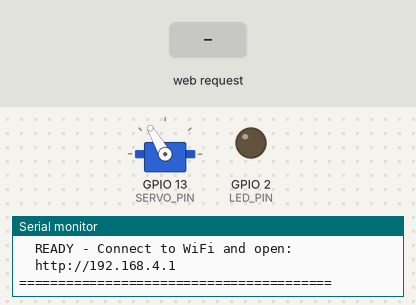
Bench run of a sketch on a simulated ESP32. On the bench: servo, output pins drawn as LEDs (lit = HIGH), the last lines printed to the serial monitor. The inputs (shaded band) are chosen by the test bench.

Above: at 3.3 s.
3.4 s: HTTP request GET /activate received
At 3.88 s:
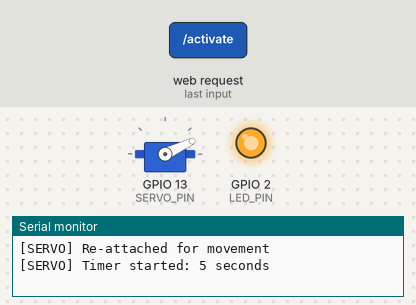
At 4.63 s:
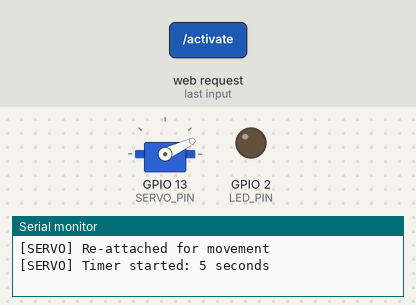
6.4 s: HTTP request GET / received
9.4 s: HTTP request GET /popup received
Timing chart, 0 to 12.4 s (numbered marks = the images above; inputs shaded):
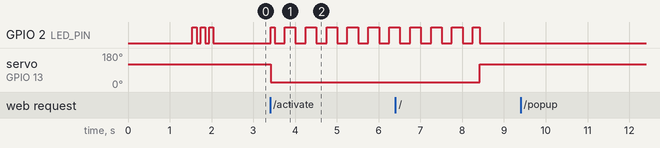

Measured:
- after the input at 3.4 s, GPIO 2 (LED_PIN): LOW → HIGH at once, then repeats every 0.50 s: LOW 0.24 s, HIGH 0.26 s; servo on GPIO 13 (SERVO_PIN): 120° → 25° at once

The sketch:

jetpack_controller.ino
```cpp
/*
 * Mandalorian Jetpack Controller v1.0
 *
 * ESP32 WiFi Access Point + HTTP Server for servo control
 * Controls water dispenser servo for dry ice fog effect
 *
 * WIRING:
 *   ESP32 GPIO 13 → Servo Signal (orange/yellow wire)
 *   External 5V   → Servo VCC (red wire)
 *   External GND  → Servo GND (brown/black wire)
 *   ESP32 GND     → External GND (common ground!)
 *
 * USAGE:
 *   1. Power on ESP32
 *   2. Connect phone/laptop to WiFi: "MandalorianJetpack"
 *   3. Password: "thiIsTheWay"
 *   4. Open browser: http://192.168.4.1
 *   5. Click ACTIVATE or use API endpoints
 *
 * API ENDPOINTS:
 *   GET /           - Test page with button
 *   GET /activate   - Trigger 5-second dispense
 *   GET /status     - Get current state as JSON
 *   GET /stop       - Emergency stop
 */

#include <WiFi.h>
#include <WebServer.h>
#include <ESP32Servo.h>

// ============== CONFIGURATION ==============
// WiFi Access Point settings
const char* AP_SSID = "MandalorianJetpack";
const char* AP_PASSWORD = "thisIsTheWay";  // Min 8 characters

// Servo settings
const int SERVO_PIN = 13;           // GPIO 13
const int SERVO_ON_POSITION = 25;  // Degrees - water flow
const int SERVO_OFF_POSITION = 120;   // Degrees - no water dispensing
const int DISPENSE_DURATION = 5000; // Milliseconds (5 seconds)

// LED settings (built-in LED for visual feedback)
const int LED_PIN = 2;  // Built-in LED on most ESP32 boards

// ============== GLOBAL OBJECTS ==============
WebServer server(80);
Servo dispenserServo;

// ============== STATE VARIABLES ==============
bool isDispensing = false;
unsigned long dispenseStartTime = 0;
int remainingSeconds = 0;

// ============== HTML TEST PAGE ==============
const char* HTML_PAGE = R"rawliteral(
<!DOCTYPE html>
<html>
<head>
    <meta charset="UTF-8">
    <meta name="viewport" content="width=device-width, initial-scale=1.0">
    <title>Jetpack Controller</title>
    <style>
        * { margin: 0; padding: 0; box-sizing: border-box; }
        body {
            font-family: 'Arial Black', sans-serif;
            background: linear-gradient(135deg, #1a1a2e 0%, #16213e 100%);
            min-height: 100vh;
            display: flex;
            flex-direction: column;
            align-items: center;
            justify-content: center;
            color: #fff;
            padding: 20px;
        }
        h1 {
            color: #ff6b35;
            text-shadow: 0 0 20px rgba(255, 107, 53, 0.5);
            margin-bottom: 10px;
            font-size: 28px;
        }
        .subtitle {
            color: #888;
            margin-bottom: 30px;
            font-size: 14px;
        }
        .status-box {
            background: rgba(255,255,255,0.1);
            border-radius: 15px;
            padding: 20px;
            margin-bottom: 30px;
            text-align: center;
            min-width: 280px;
        }
        .status-label { color: #888; font-size: 12px; }
        .status-value {
            font-size: 32px;
            font-weight: bold;
            margin: 10px 0;
        }
        .status-idle { color: #4ade80; }
        .status-active { color: #ff6b35; animation: pulse 1s infinite; }
        @keyframes pulse {
            0%, 100% { opacity: 1; }
            50% { opacity: 0.5; }
        }
        .countdown {
            font-size: 64px;
            color: #ff6b35;
            text-shadow: 0 0 30px rgba(255, 107, 53, 0.8);
        }
        .activate-btn {
            background: linear-gradient(145deg, #ff6b35, #e55a2b);
            border: none;
            border-radius: 50%;
            width: 150px;
            height: 150px;
            color: white;
            font-size: 18px;
            font-weight: bold;
            cursor: pointer;
            box-shadow: 0 10px 30px rgba(255, 107, 53, 0.4);
            transition: all 0.2s;
            text-transform: uppercase;
        }
        .activate-btn:hover:not(:disabled) {
            transform: scale(1.05);
            box-shadow: 0 15px 40px rgba(255, 107, 53, 0.6);
        }
        .activate-btn:active:not(:disabled) {
            transform: scale(0.95);
        }
        .activate-btn:disabled {
            background: linear-gradient(145deg, #666, #555);
            cursor: not-allowed;
            box-shadow: none;
        }
        .stop-btn {
            background: #dc2626;
            border: none;
            border-radius: 10px;
            padding: 15px 30px;
            color: white;
            font-size: 14px;
            font-weight: bold;
            cursor: pointer;
            margin-top: 20px;
        }
        .log {
            background: rgba(0,0,0,0.3);
            border-radius: 10px;
            padding: 15px;
            margin-top: 30px;
            font-family: monospace;
            font-size: 12px;
            color: #4ade80;
            max-width: 300px;
            max-height: 150px;
            overflow-y: auto;
        }
    </style>
</head>
<body>
    <h1>🚀 JETPACK CONTROL</h1>
    <p class="subtitle">Mandalorian Fog System v1.0</p>

    <div class="status-box">
        <div class="status-label">STATUS</div>
        <div id="status" class="status-value status-idle">READY</div>
        <div id="countdown" class="countdown" style="display:none;">5</div>
    </div>

    <button id="activateBtn" class="activate-btn" onclick="activate()">
        ACTIVATE<br>FOG
    </button>

    <button class="stop-btn" onclick="emergencyStop()">
        EMERGENCY STOP
    </button>

    <div id="log" class="log"></div>

    <script>
        let pollInterval = null;

        function log(msg) {
            const logEl = document.getElementById('log');
            const time = new Date().toLocaleTimeString();
            logEl.innerHTML = `[${time}] ${msg}<br>` + logEl.innerHTML;
        }

        function updateStatus(data) {
            const statusEl = document.getElementById('status');
            const countdownEl = document.getElementById('countdown');
            const btn = document.getElementById('activateBtn');

            if (data.state === 'active') {
                statusEl.textContent = 'DISPENSING';
                statusEl.className = 'status-value status-active';
                countdownEl.style.display = 'block';
                countdownEl.textContent = data.remaining;
                btn.disabled = true;
            } else {
                statusEl.textContent = 'READY';
                statusEl.className = 'status-value status-idle';
                countdownEl.style.display = 'none';
                btn.disabled = false;
            }
        }

        function pollStatus() {
            fetch('/status')
                .then(r => r.json())
                .then(data => {
                    updateStatus(data);
                    if (data.state === 'idle' && pollInterval) {
                        clearInterval(pollInterval);
                        pollInterval = null;
                        log('Dispense complete');
                    }
                })
                .catch(e => log('Error: ' + e));
        }

        function activate() {
            log('Activating servo...');
            fetch('/activate')
                .then(r => r.json())
                .then(data => {
                    log('Response: ' + data.status);
                    if (data.status === 'activating') {
                        pollInterval = setInterval(pollStatus, 500);
                    }
                    pollStatus();
                })
                .catch(e => log('Error: ' + e));
        }

        function emergencyStop() {
            log('EMERGENCY STOP');
            fetch('/stop')
                .then(r => r.json())
                .then(data => {
                    log('Stopped: ' + data.status);
                    pollStatus();
                })
                .catch(e => log('Error: ' + e));
        }

        // Initial status check
        pollStatus();
        log('Controller ready');
    </script>
</body>
</html>
)rawliteral";

// ============== SETUP ==============
void setup() {
    // Initialize Serial
    Serial.begin(115200);
    delay(1000);

    Serial.println();
    Serial.println("========================================");
    Serial.println("  MANDALORIAN JETPACK CONTROLLER v1.0");
    Serial.println("========================================");
    Serial.println();

    // Initialize LED
    pinMode(LED_PIN, OUTPUT);
    digitalWrite(LED_PIN, LOW);
    Serial.println("[LED] Initialized on GPIO " + String(LED_PIN));

    // Initialize Servo
    ESP32PWM::allocateTimer(0);
    ESP32PWM::allocateTimer(1);
    ESP32PWM::allocateTimer(2);
    ESP32PWM::allocateTimer(3);

    dispenserServo.setPeriodHertz(50);
    dispenserServo.attach(SERVO_PIN, 500, 2400);
    dispenserServo.write(SERVO_OFF_POSITION);
    delay(500);  // Wait for servo to reach position
    dispenserServo.detach();  // Detach to prevent hunting noise at idle
    Serial.println("[SERVO] Initialized on GPIO " + String(SERVO_PIN));
    Serial.println("[SERVO] OFF position: " + String(SERVO_OFF_POSITION) + " degrees");
    Serial.println("[SERVO] ON position: " + String(SERVO_ON_POSITION) + " degrees");
    Serial.println("[SERVO] Detached for silent idle");
    Serial.println();

    // Initialize WiFi Access Point
    Serial.println("[WIFI] Starting Access Point...");
    WiFi.mode(WIFI_AP);
    WiFi.softAP(AP_SSID, AP_PASSWORD);

    IPAddress IP = WiFi.softAPIP();
    Serial.println("[WIFI] Access Point started!");
    Serial.println("[WIFI] SSID: " + String(AP_SSID));
    Serial.println("[WIFI] Password: " + String(AP_PASSWORD));
    Serial.println("[WIFI] IP Address: " + IP.toString());
    Serial.println();

    // Setup HTTP endpoints
    server.on("/", HTTP_GET, handleRoot);
    server.on("/popup", HTTP_GET, handlePopup);  // Minimal popup for PWA
    server.on("/activate", HTTP_GET, handleActivate);
    server.on("/status", HTTP_GET, handleStatus);
    server.on("/stop", HTTP_GET, handleStop);
    server.onNotFound(handleNotFound);

    // Start server
    server.begin();
    Serial.println("[HTTP] Web server started on port 80");
    Serial.println();
    Serial.println("========================================");
    Serial.println("  READY - Connect to WiFi and open:");
    Serial.println("  http://" + IP.toString());
    Serial.println("========================================");
    Serial.println();

    // Blink LED to indicate ready
    for (int i = 0; i < 3; i++) {
        digitalWrite(LED_PIN, HIGH);
        delay(100);
        digitalWrite(LED_PIN, LOW);
        delay(100);
    }
}

// ============== MAIN LOOP ==============
void loop() {
    // Handle HTTP requests
    server.handleClient();

    // Check if dispense timer has expired
    if (isDispensing) {
        unsigned long elapsed = millis() - dispenseStartTime;
        remainingSeconds = (DISPENSE_DURATION - elapsed) / 1000 + 1;

        if (elapsed >= DISPENSE_DURATION) {
            stopDispensing();
        } else {
            // Blink LED while dispensing
            digitalWrite(LED_PIN, (millis() / 250) % 2);
        }
    }

    // Small delay to prevent watchdog issues
    delay(10);
}

// ============== HTTP HANDLERS ==============

void handleRoot() {
    Serial.println("[HTTP] GET / from " + server.client().remoteIP().toString());
    server.send(200, "text/html", HTML_PAGE);
}

// Minimal popup page for PWA integration
void handlePopup() {
    Serial.println("[HTTP] GET /popup from " + server.client().remoteIP().toString());

    String html = R"rawliteral(
<!DOCTYPE html>
<html>
<head>
    <meta charset="UTF-8">
    <meta name="viewport" content="width=device-width, initial-scale=1.0, user-scalable=no">
    <title>Jetpack</title>
    <style>
        * { margin: 0; padding: 0; box-sizing: border-box; }
        body {
            font-family: 'Arial Black', sans-serif;
            background: linear-gradient(135deg, #1a1a2e 0%, #0f0f1a 100%);
            min-height: 100vh;
            display: flex;
            flex-direction: column;
            align-items: center;
            justify-content: center;
            color: #fff;
            padding: 20px;
        }
        h1 {
            color: #ff6b35;
            font-size: 24px;
            margin-bottom: 20px;
            text-shadow: 0 0 15px rgba(255, 107, 53, 0.5);
        }
        .status {
            font-size: 18px;
            margin-bottom: 30px;
            color: #4ade80;
        }
        .status.active {
            color: #ff6b35;
            animation: pulse 0.5s infinite;
        }
        @keyframes pulse {
            0%, 100% { opacity: 1; }
            50% { opacity: 0.5; }
        }
        .countdown {
            font-size: 80px;
            color: #ff6b35;
            text-shadow: 0 0 30px rgba(255, 107, 53, 0.8);
            margin-bottom: 20px;
        }
        .btn {
            background: linear-gradient(145deg, #ff6b35, #e55a2b);
            border: none;
            border-radius: 20px;
            width: 200px;
            height: 80px;
            color: white;
            font-size: 22px;
            font-weight: bold;
            cursor: pointer;
            box-shadow: 0 8px 25px rgba(255, 107, 53, 0.5);
            text-transform: uppercase;
            transition: all 0.2s;
        }
        .btn:active {
            transform: scale(0.95);
            box-shadow: 0 4px 15px rgba(255, 107, 53, 0.3);
        }
        .btn:disabled {
            background: linear-gradient(145deg, #666, #444);
            box-shadow: none;
            cursor: not-allowed;
        }
        .btn.stop {
            background: linear-gradient(145deg, #dc2626, #b91c1c);
            box-shadow: 0 8px 25px rgba(220, 38, 38, 0.5);
            margin-top: 15px;
            height: 50px;
            font-size: 16px;
        }
        .close-hint {
            margin-top: 30px;
            color: #666;
            font-size: 12px;
        }
    </style>
</head>
<body>
    <h1>🚀 JETPACK</h1>
    <div id="status" class="status">READY</div>
    <div id="countdown" class="countdown" style="display:none;">5</div>
    <button id="activateBtn" class="btn" onclick="activate()">ACTIVATE</button>
    <button class="btn stop" onclick="goBack()">DONE</button>

    <script>
        let polling = null;

        function activate() {
            document.getElementById('activateBtn').disabled = true;
            document.getElementById('status').textContent = 'ACTIVATING...';

            fetch('/activate')
                .then(r => r.json())
                .then(data => {
                    if (data.status === 'activating' || data.status === 'already_active') {
                        startPolling();
                    }
                })
                .catch(e => {
                    document.getElementById('status').textContent = 'ERROR';
                    document.getElementById('activateBtn').disabled = false;
                });
        }

        function goBack() {
            // Close this tab/window and return to soundboard
            window.close();
            // Fallback if window.close() doesn't work (some browsers block it)
            history.back();
        }

        function startPolling() {
            polling = setInterval(checkStatus, 500);
            checkStatus();
        }

        function checkStatus() {
            fetch('/status')
                .then(r => r.json())
                .then(data => {
                    const statusEl = document.getElementById('status');
                    const countdownEl = document.getElementById('countdown');
                    const btn = document.getElementById('activateBtn');

                    if (data.state === 'active') {
                        statusEl.textContent = 'FOG ACTIVE!';
                        statusEl.className = 'status active';
                        countdownEl.style.display = 'block';
                        countdownEl.textContent = data.remaining;
                        btn.disabled = true;
                    } else {
                        statusEl.textContent = 'READY';
                        statusEl.className = 'status';
                        countdownEl.style.display = 'none';
                        btn.disabled = false;
                        if (polling) {
                            clearInterval(polling);
                            polling = null;
                        }
                    }
                });
        }

        // Initial status check
        checkStatus();
    </script>
</body>
</html>
)rawliteral";

    server.send(200, "text/html", html);
}

void handleActivate() {
    Serial.println("[HTTP] GET /activate from " + server.client().remoteIP().toString());

    // Add CORS headers for cross-origin requests from PWA
    server.sendHeader("Access-Control-Allow-Origin", "*");
    server.sendHeader("Access-Control-Allow-Methods", "GET");

    if (isDispensing) {
        Serial.println("[SERVO] Already dispensing - ignoring request");
        server.send(200, "application/json", "{\"status\":\"already_active\",\"remaining\":" + String(remainingSeconds) + "}");
        return;
    }

    // Start dispensing
    startDispensing();

    server.send(200, "application/json", "{\"status\":\"activating\",\"duration\":" + String(DISPENSE_DURATION / 1000) + "}");
}

void handleStatus() {
    // Add CORS headers
    server.sendHeader("Access-Control-Allow-Origin", "*");
    server.sendHeader("Access-Control-Allow-Methods", "GET");

    String json;
    if (isDispensing) {
        json = "{\"state\":\"active\",\"remaining\":" + String(remainingSeconds) + "}";
    } else {
        json = "{\"state\":\"idle\"}";
    }

    server.send(200, "application/json", json);
}

void handleStop() {
    Serial.println("[HTTP] GET /stop (EMERGENCY) from " + server.client().remoteIP().toString());

    // Add CORS headers
    server.sendHeader("Access-Control-Allow-Origin", "*");
    server.sendHeader("Access-Control-Allow-Methods", "GET");

    if (isDispensing) {
        stopDispensing();
        server.send(200, "application/json", "{\"status\":\"stopped\"}");
    } else {
        server.send(200, "application/json", "{\"status\":\"was_idle\"}");
    }
}

void handleNotFound() {
    Serial.println("[HTTP] 404 - " + server.uri());
    server.send(404, "application/json", "{\"error\":\"not_found\"}");
}

// ============== SERVO CONTROL ==============

void startDispensing() {
    Serial.println("[SERVO] *** ACTIVATING - Moving to " + String(SERVO_ON_POSITION) + " degrees ***");

    isDispensing = true;
    dispenseStartTime = millis();
    remainingSeconds = DISPENSE_DURATION / 1000;

    // Re-attach servo if it was detached (to prevent hunting noise)
    if (!dispenserServo.attached()) {
        dispenserServo.attach(SERVO_PIN, 500, 2400);
        Serial.println("[SERVO] Re-attached for movement");
    }

    // Move servo to ON position
    dispenserServo.write(SERVO_ON_POSITION);
    digitalWrite(LED_PIN, HIGH);

    Serial.println("[SERVO] Timer started: " + String(DISPENSE_DURATION / 1000) + " seconds");
}

void stopDispensing() {
    Serial.println("[SERVO] *** DEACTIVATING - Moving to " + String(SERVO_OFF_POSITION) + " degrees ***");

    isDispensing = false;
    remainingSeconds = 0;

    // Re-attach if needed, then move servo to OFF position
    if (!dispenserServo.attached()) {
        dispenserServo.attach(SERVO_PIN, 500, 2400);
    }
    dispenserServo.write(SERVO_OFF_POSITION);
    digitalWrite(LED_PIN, LOW);

    // Wait for servo to reach position, then detach to stop hunting/noise
    delay(500);
    dispenserServo.detach();
    Serial.println("[SERVO] Detached for silent idle");

    Serial.println("[SERVO] Dispense cycle complete");
    Serial.println();
}
```
